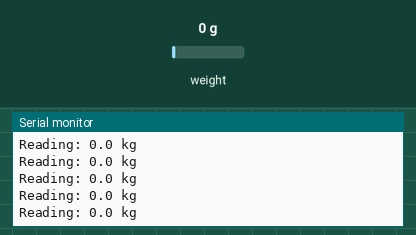
The sketch below on a simulated ESP8266 (NodeMCU). On the bench: the last lines printed to the serial monitor. The inputs (shaded band) are chosen by the test bench; at power-on: weight on the scale 0 g.

Above: at 2.2 s.
2.3 s: weight on the scale set to 100 g
At 2.61 s:
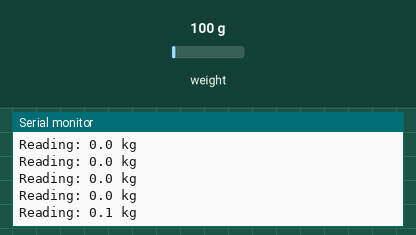
5.3 s: weight on the scale set to 1250 g
At 12.73 s:
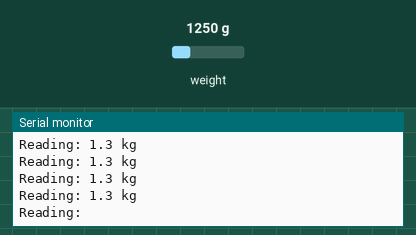
Timing chart, 0 to 12.8 s (numbered marks = the images above; inputs shaded):
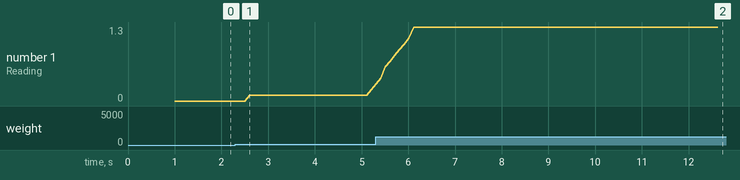

Measured:
- after the input at 2.3 s, the serial monitor: prints a new line after 0.30 s (image 1)
- after the input at 5.3 s, the serial monitor: prints a new line at once (image 2)
- plotted number 1: 0 → 0.2 after the input at 2.3 s, 0.2 → 1.3 after the input at 5.3 s

The sketch:

Loadcell_average.ino
```cpp
#include "HX711.h"

#define calibration_factor 34500.0
#define LOADCELL_DOUT_PIN D5
#define LOADCELL_SCK_PIN D6
int nValueCount = 10;   //n으로 두면 n개의 값을 측정
float fValue[10];       //n개의 값들을 담을 배열

HX711 scale;

void setup()
{
  Serial.begin(9600);
  Serial.println("HX711 kg demo");
  scale.begin(LOADCELL_DOUT_PIN, LOADCELL_SCK_PIN);
  scale.set_scale(calibration_factor);
  scale.tare();
}

void loop()
{
  Serial.print("Reading: ");
  float fValueTemp = 0.0;
  float fValueSum = 0.0;
  fValueTemp = scale.get_units();
  fValueSum = fValueTemp;
  int i;
  for(i = 0; i < nValueCount; i = i + 1)
  {
    if(i > 0)
    {
      fValueSum = fValueSum + fValue[i];
      fValue[i - 1] = fValue[i];
    }
  }
  fValue[nValueCount - 1] = fValueTemp;
  Serial.print((fValueSum / nValueCount), 1);
  Serial.print(" kg");
  Serial.println();
}
```
